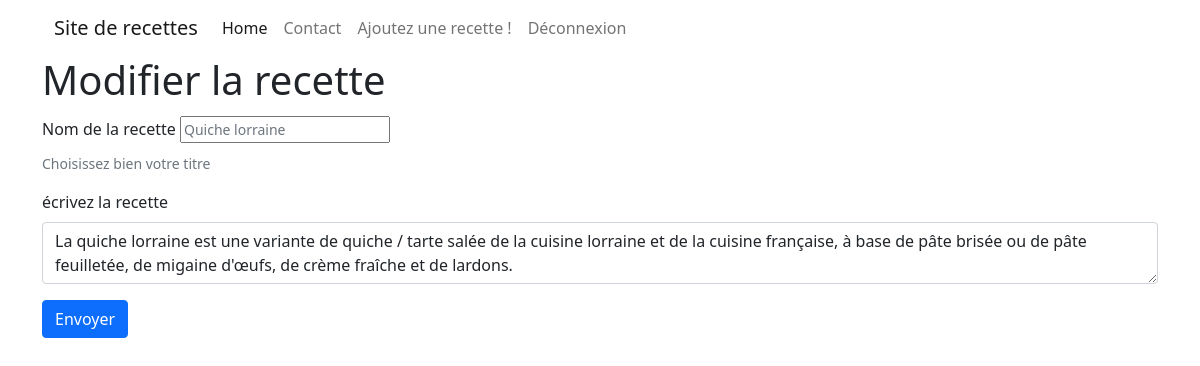
/recipes_update.php?id=13 (signed in), run on the app's committed database.
### tables this page shows
CREATE TABLE `recipes` (
  `recipe_id` int NOT NULL AUTO_INCREMENT,
  `title` varchar(128) NOT NULL,
  `recipe` text NOT NULL,
  `is_enabled` tinyint(1) NOT NULL,
  `author` varchar(512) NOT NULL,
  PRIMARY KEY (`recipe_id`)
);

### recipes_update.php (the view, shortened to what this page needs)
<?php
require_once(__DIR__ . '/databaseconnect.php');
$getData=$_GET;
$retrieveRecipeStatement=$mysqlClient->prepare('SELECT * FROM recipes WHERE recipe_id=:id');
$retrieveRecipeStatement->execute([
    'id'=>$getData ['id'],
]);
$recipe=$retrieveRecipeStatement->fetch(PDO::FETCH_ASSOC);
?>
<!DOCTYPE html>
<html>
    <head>
        <link href="https://cdn.jsdelivr.net/npm/bootstrap@5.0.2/dist/css/bootstrap.min.css" rel="stylesheet">
    </head>
    <body class="d-flex flex-column min-vh-100">
        <div class="container">
            <?php require_once(__DIR__ . '/header.php'); ?>
            <h1>Modifier la recette</h1>
            <form action="recipes_post_update.php" method="POST" enctype="multipart/form-data">
                <div class="mb-3">
                    <label for="title" class="form-label"> Nom de la recette</label>
                    <input type="text" name="title" class="form-text" id="title" aria-describedby="title-help" value="<?php echo($recipe['title']);?>">
                    <div id="title-help" class="form-text">Choisissez bien votre titre</div>
                </div>
                <div class="mb-3">
                    <label for="recipe" class="form-label"> écrivez la recette</label>
                    <textarea class="form-control" placeholder="votre recette" id="recipe" name="recipe"><?php echo($recipe['recipe']);?> </textarea>
                </div>
                <button type="submit" class="btn btn-primary">Envoyer</button>
            </form>
        </div>
    </body>
</html>

### data on the page
recipes: title "Quiche lorraine", recipe "La quiche lorraine est une variante de quiche / tarte salée de la cuisine lorraine et de la cuisine française, à base de pâte brisée ou de pâte feuilletée, de migaine d'œufs, de crème fraîche et de lardons."
